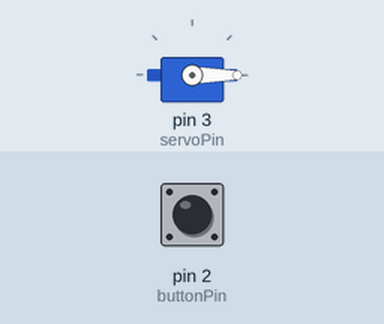
Simulated run of this sketch. Board: Arduino Uno, built with avr-gcc and run on an emulated ATmega328P. Parts: servo. Inputs (shaded band) come from the test bench; at power-on: pin 2 (buttonPin) HIGH.

Above: at 1.2 s.
1.3 s: pin 2 (buttonPin) pulled LOW for 0.15 s
At 1.7 s:
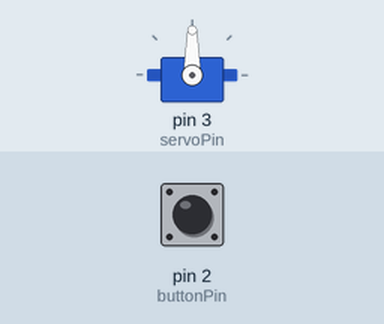
3.8 s: pin 2 (buttonPin) pulled LOW for 3.2 s
At 9.0 s:
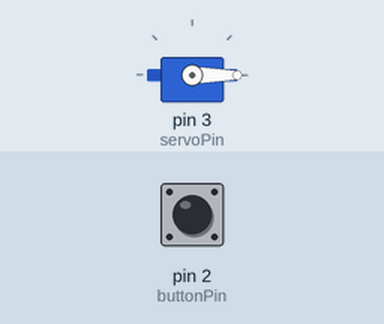
Timing chart, 0 to 10.5 s (numbered marks = the images above; inputs shaded):
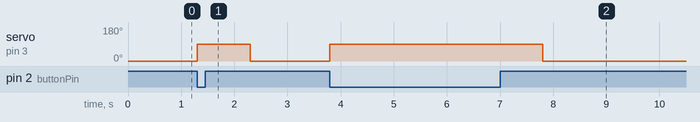

The sketch:

smart_gate_system.ino
```cpp
#include <Servo.h>

Servo gateServo;

const int buttonPin = 2;
const int servoPin = 3;

void setup() {
  gateServo.attach(servoPin);

  pinMode(buttonPin, INPUT_PULLUP);

  gateServo.write(0);   // Gate starts closed
}

void loop() {

  if (digitalRead(buttonPin) == LOW) {  // Button pressed
    gateServo.write(90);                // Open gate
    delay(1000);
  }
  else {
    gateServo.write(0);                 // Close gate
  }

}
```

Measured:
- after the input at 1.3 s, servo on pin 3 (servoPin): 0° → 90° at once, → 0° 1.0 s later
- after the input at 3.8 s, servo on pin 3 (servoPin): 0° → 90° at once, → 0° 4.0 s later
